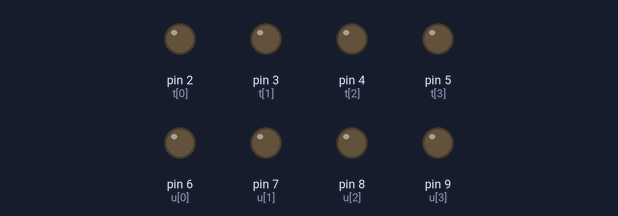
Simulated run of this sketch. Board: Arduino Uno, built with avr-gcc and run on an emulated ATmega328P. On the bench: output pins drawn as LEDs (lit = HIGH).

Above: at 0.3 s.
At 2.7 s:
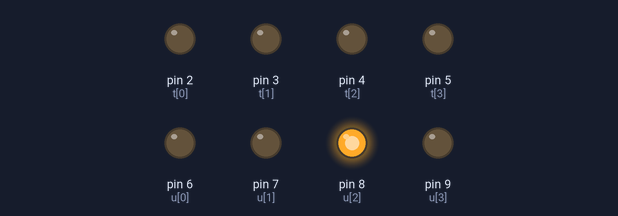
At 5.1 s:
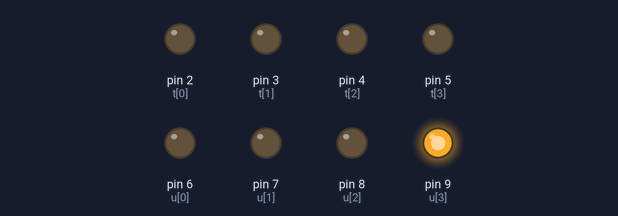
At 10.5 s:
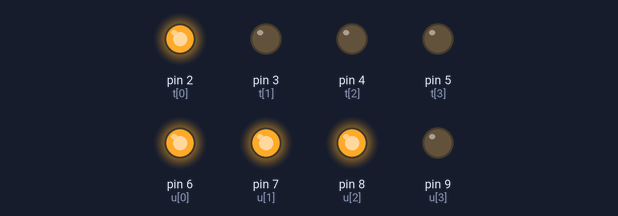
At 15.3 s:
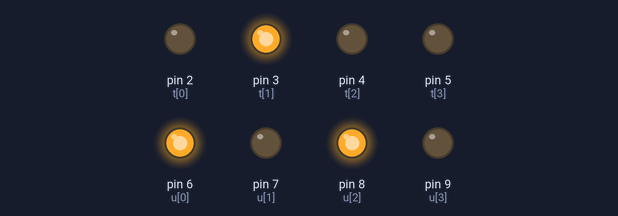
At 20.7 s:
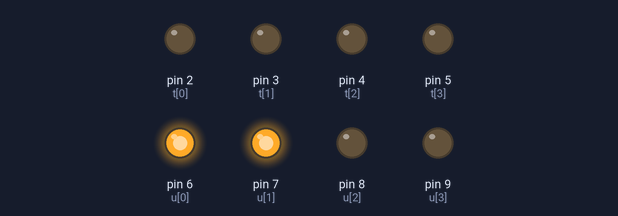
Timing chart, 0 to 21.4 s (numbered marks = the images above):
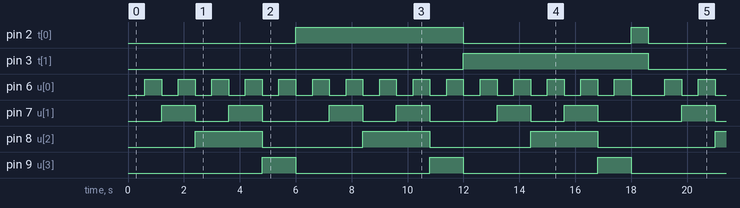

Measured:
- by itself, pin 2 (t[0]): LOW → HIGH at 6.0 s, → LOW 6.0 s later, → HIGH 6.0 s later, → LOW 0.60 s later, … (8 changes in this stretch)
- by itself, pin 3 (t[1]): alternates HIGH for 6.6 s and LOW for 12.0 s
- by itself, pin 6 (u[0]): moves between LOW and HIGH, repeating every 18.6 s
- by itself, pin 8 (u[2]): LOW → HIGH at 2.4 s, → LOW 2.4 s later, → HIGH 3.6 s later, → LOW 2.4 s later, … (13 changes in this stretch)
- by itself, pin 9 (u[3]): alternates HIGH for 1.2 s and LOW for 4.8 s
- by itself, pin 7 (u[1]): repeats every 18.6 s: LOW 1.2 s, HIGH 1.2 s, LOW 2.4 s, HIGH 1.2 s, LOW 1.2 s, HIGH 1.2 s, LOW 2.4 s, HIGH 1.2 s, LOW 1.2 s, HIGH 1.2 s, LOW 3.0 s, HIGH 1.2 s

The sketch:

Arduino_Code.ino
```cpp
int t[]={2,3,4,5}, u[]={6,7,8,9};

void setup(){
  for(int i=2;i<=9;i++) pinMode(i,OUTPUT);
}

void loop(){
  for(int n=0;n<=30;n++){
    for(int i=0;i<4;i++){
      digitalWrite(t[i],(n/10>>i)&1);
      digitalWrite(u[i],(n%10>>i)&1);
    }
    delay(600);
  }
}
```
